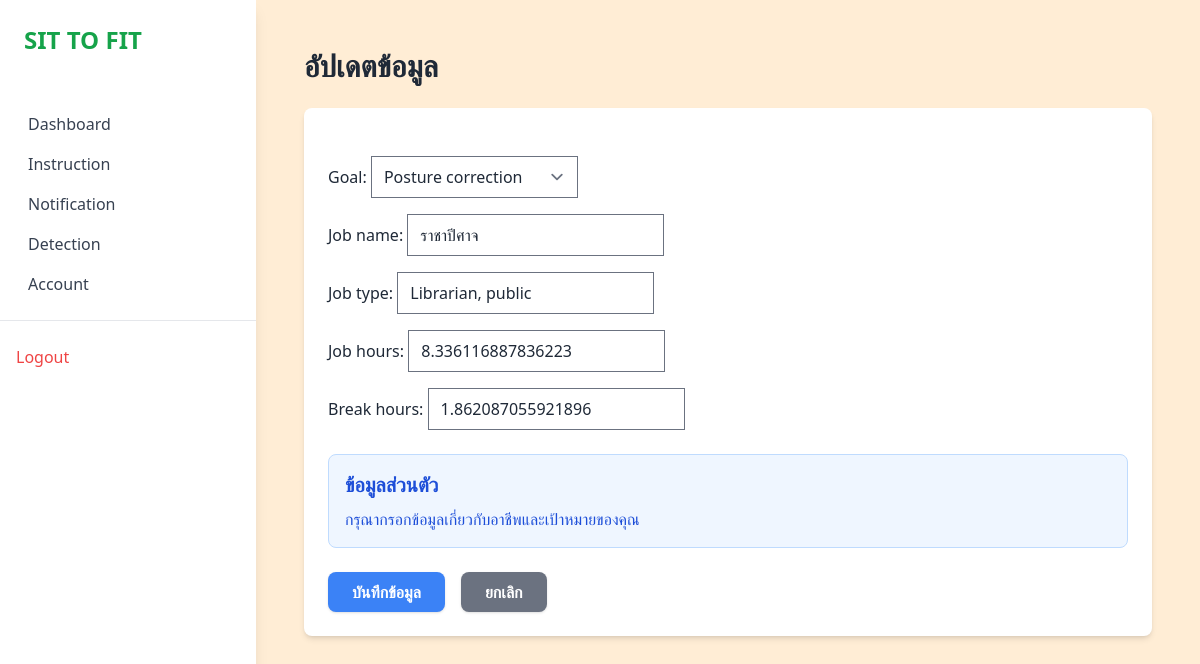
The page /update-personal-information/ (signed in) on the database its author committed.
### base/models.py (models this page shows, shortened)
class PersonalInformation(models.Model):
    user = models.OneToOneField(UserInfomation, on_delete=models.CASCADE, null=True, blank=True)
    goal = models.CharField(
        max_length=50,
        choices=[
            ('Improve posture', 'Improve posture'),
            ('Health maintenance', 'Health maintenance'),
            ('Posture correction', 'Posture correction')
        ],
        null=True,
        blank=True
    )
    job_name = models.CharField(max_length=100, null=True, blank=True)
    job_type = models.CharField(max_length=100, null=True, blank=True)
    job_hours = models.FloatField(null=True, blank=True)
    break_hours = models.FloatField(null=True, blank=True)

### base/views.py (the view)
# urls.py: path('update-personal-information/', PersonalInformationUpdateView.as_view(), name='update_personal_information'),
class PersonalInformationUpdateView(LoginRequiredMixin, UpdateView):
    model = PersonalInformation
    fields = ['goal', 'job_name', 'job_type', 'job_hours', 'break_hours']
    template_name = 'update_user_data.html'  # ใช้ Template เดียวกัน
    success_url = reverse_lazy('base:home')
    def get_object(self, queryset=None):
        obj, created = PersonalInformation.objects.get_or_create(user=self.request.user)
        return obj
    def get_context_data(self, **kwargs):
        context = super().get_context_data(**kwargs)
        context['form_type'] = 'personal_information'  # ระบุประเภทฟอร์ม
        return context

### base/templates/update_user_data.html (shortened to what this page needs)
{% extends 'base.html' %}
{% block main %}
<div class="container mx-auto p-6">
  <h2 class="text-3xl font-bold text-gray-800 mb-6">อัปเดตข้อมูล</h2>
  <form method="post" class="bg-white shadow-md rounded-lg p-6 space-y-6">
    <div class="space-y-4">
      {{ form.as_p }}
    </div>
    {% if form_type == 'personal_information' %}
      <div class="bg-blue-50 p-4 rounded-lg border border-blue-200 text-blue-700">
        <h3 class="text-xl font-semibold mb-2">ข้อมูลส่วนตัว</h3>
        <p>กรุณากรอกข้อมูลเกี่ยวกับอาชีพและเป้าหมายของคุณ</p>
      </div>
    {% elif form_type == 'personal_health_information' %}
      <div class="bg-green-50 p-4 rounded-lg border border-green-200 text-green-700">
        <h3 class="text-xl font-semibold mb-2">ข้อมูลสุขภาพ</h3>
        <p>กรุณากรอกข้อมูลสุขภาพของคุณ</p>
      </div>
    {% endif %}
    <div class="flex items-center space-x-4">
      <button type="submit" class="bg-blue-500 hover:bg-blue-600 text-white font-semibold py-2 px-6 rounded-lg shadow">
        บันทึกข้อมูล
      </button>
      <a href="{% url 'base:home' %}"
         class="bg-gray-500 hover:bg-gray-600 text-white font-semibold py-2 px-6 rounded-lg shadow">
        ยกเลิก
      </a>
    </div>
  </form>
</div>
{% endblock %}

### rows shown on the page
PersonalInformation: goal "Posture correction", job_name "ราชาปีศาจ", job_type "Librarian, public", job_hours "8.336116887836223", break_hours "1.862087055921896"
